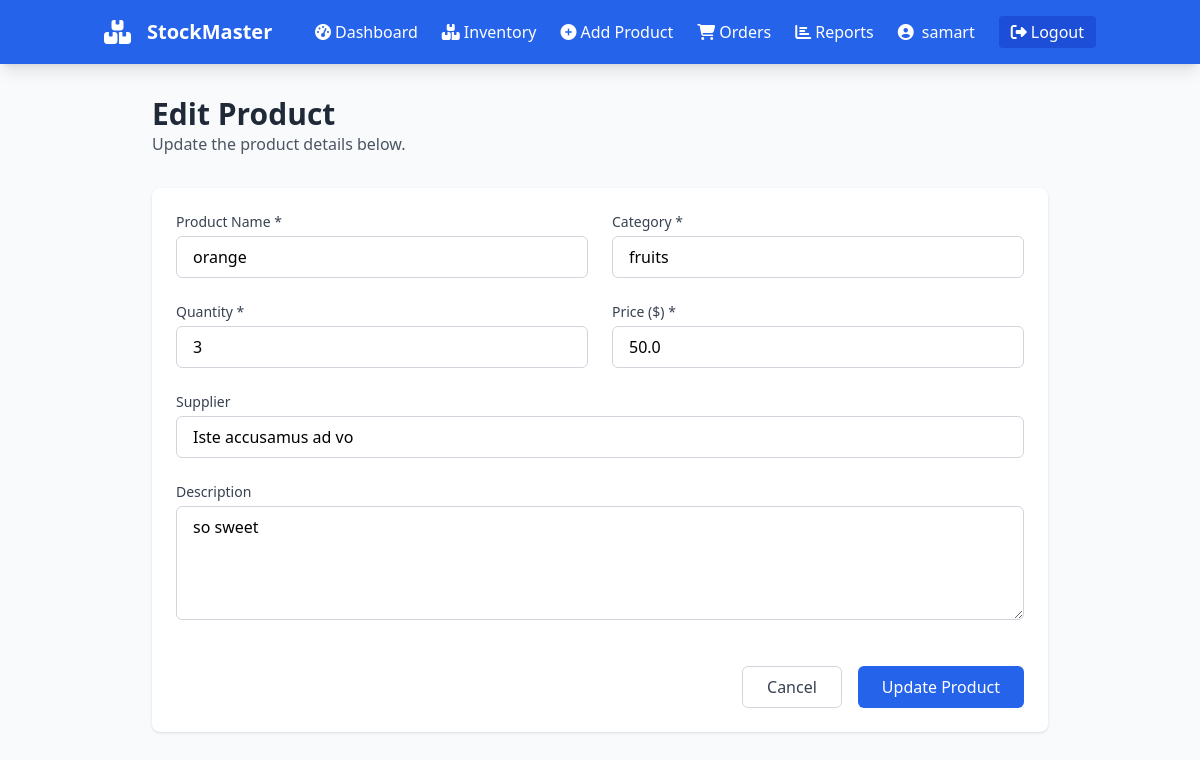
Page /edit_product/6 (signed in) on the earlier database version.
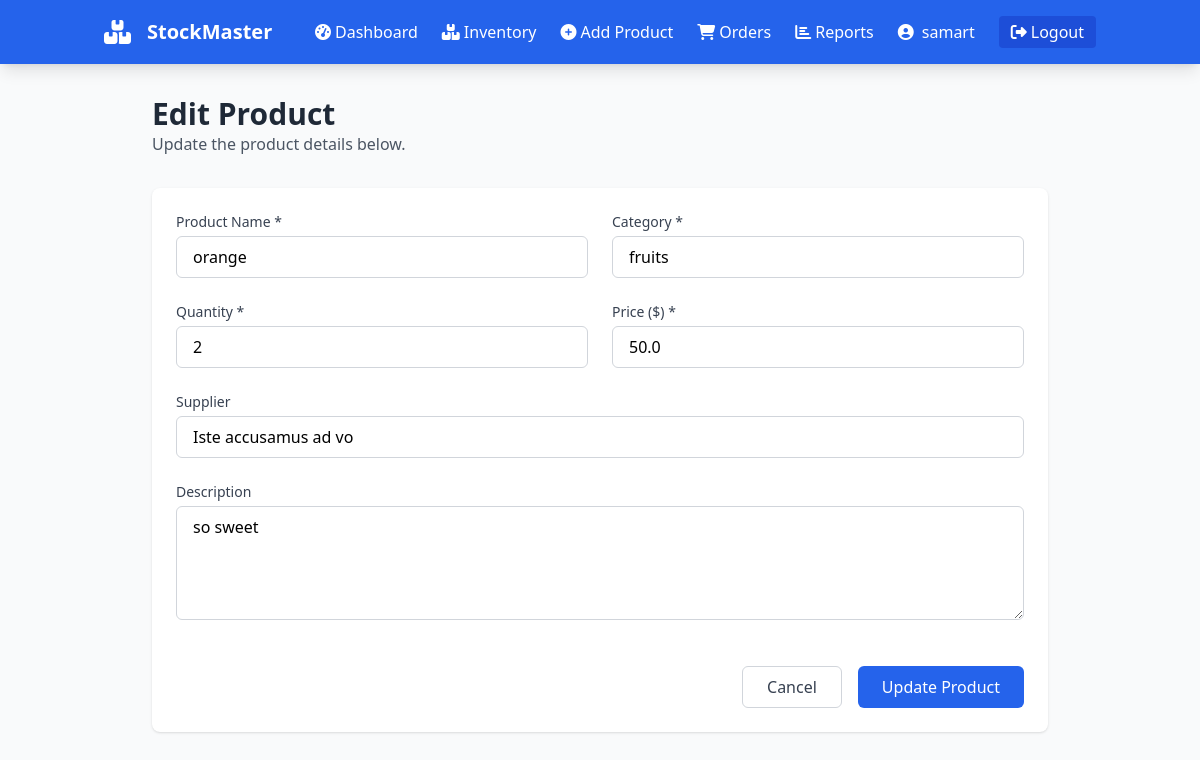
Same page on the later database version.
### models.py (models this page shows, shortened)
class Product(db.Model):
    id = db.Column(db.Integer, primary_key=True)
    name = db.Column(db.String(100), nullable=False)
    category = db.Column(db.String(50))
    quantity = db.Column(db.Integer, nullable=False)
    price = db.Column(db.Float, nullable=False)
    supplier = db.Column(db.String(100))
    description = db.Column(db.Text)
    created_at = db.Column(db.DateTime, default=datetime.utcnow)
    updated_at = db.Column(db.DateTime, default=datetime.utcnow, onupdate=datetime.utcnow)
    user_id = db.Column(db.Integer, db.ForeignKey('user.id'), nullable=False)

### app.py (the view, shortened to what this page needs)
@app.route('/edit_product/<int:product_id>', methods=['GET', 'POST'])
@login_required
def edit_product(product_id):
    product = Product.query.filter_by(id=product_id, user_id=current_user.id).first_or_404()
    return render_template('edit_product.html', product=product)

### app.py (called while the page is built)
@login_manager.user_loader
def load_user(user_id):
    return User.query.get(int(user_id))

### templates/edit_product.html (shortened to what this page needs)
{% extends "base.html" %}
{% block content %}
<div class="max-w-4xl mx-auto">
    <div class="mb-8">
        <h1 class="text-3xl font-bold text-gray-800">Edit Product</h1>
        <p class="text-gray-600">Update the product details below.</p>
    </div>
    <div class="bg-white rounded-lg shadow p-6">
        <form method="POST" class="space-y-6">
            <div class="grid grid-cols-1 md:grid-cols-2 gap-6">
                <div>
                    <label for="name" class="block text-sm font-medium text-gray-700 mb-1">Product Name *</label>
                    <input type="text" id="name" name="name" value="{{ product.name }}" required
                           class="w-full px-4 py-2 border border-gray-300 rounded-md focus:outline-none focus:ring-2 focus:ring-blue-500 focus:border-blue-500 transition duration-300">
                </div>
                <div>
                    <label for="category" class="block text-sm font-medium text-gray-700 mb-1">Category *</label>
                    <input type="text" id="category" name="category" value="{{ product.category }}" required
                           class="w-full px-4 py-2 border border-gray-300 rounded-md focus:outline-none focus:ring-2 focus:ring-blue-500 focus:border-blue-500 transition duration-300">
                </div>
                <div>
                    <label for="quantity" class="block text-sm font-medium text-gray-700 mb-1">Quantity *</label>
                    <input type="number" id="quantity" name="quantity" min="0" value="{{ product.quantity }}" required
                           class="w-full px-4 py-2 border border-gray-300 rounded-md focus:outline-none focus:ring-2 focus:ring-blue-500 focus:border-blue-500 transition duration-300">
                </div>
                <div>
                    <label for="price" class="block text-sm font-medium text-gray-700 mb-1">Price ($) *</label>
                    <input type="number" id="price" name="price" min="0" step="0.01" value="{{ product.price }}" required
                           class="w-full px-4 py-2 border border-gray-300 rounded-md focus:outline-none focus:ring-2 focus:ring-blue-500 focus:border-blue-500 transition duration-300">
                </div>
                <div class="md:col-span-2">
                    <label for="supplier" class="block text-sm font-medium text-gray-700 mb-1">Supplier</label>
                    <input type="text" id="supplier" name="supplier" value="{{ product.supplier or '' }}"
                           class="w-full px-4 py-2 border border-gray-300 rounded-md focus:outline-none focus:ring-2 focus:ring-blue-500 focus:border-blue-500 transition duration-300">
                </div>
                <div class="md:col-span-2">
                    <label for="description" class="block text-sm font-medium text-gray-700 mb-1">Description</label>
                    <textarea id="description" name="description" rows="4"
                              class="w-full px-4 py-2 border border-gray-300 rounded-md focus:outline-none focus:ring-2 focus:ring-blue-500 focus:border-blue-500 transition duration-300">{{ product.description or '' }}</textarea>
                </div>
            </div>
            <div class="flex justify-end space-x-4 pt-4">
                <a href="{{ url_for('inventory') }}"
                   class="px-6 py-2 border border-gray-300 rounded-md text-gray-700 hover:bg-gray-50 transition duration-300">
                    Cancel
                </a>
                <button type="submit"
                        class="px-6 py-2 bg-blue-600 text-white rounded-md hover:bg-blue-700 focus:outline-none focus:ring-2 focus:ring-blue-500 focus:ring-offset-2 transition duration-300">
                    Update Product
                </button>
            </div>
        </form>
    </div>
</div>
{% endblock %}

Differences in the rows shown:
changed Product "orange": quantity "3" → "2"
